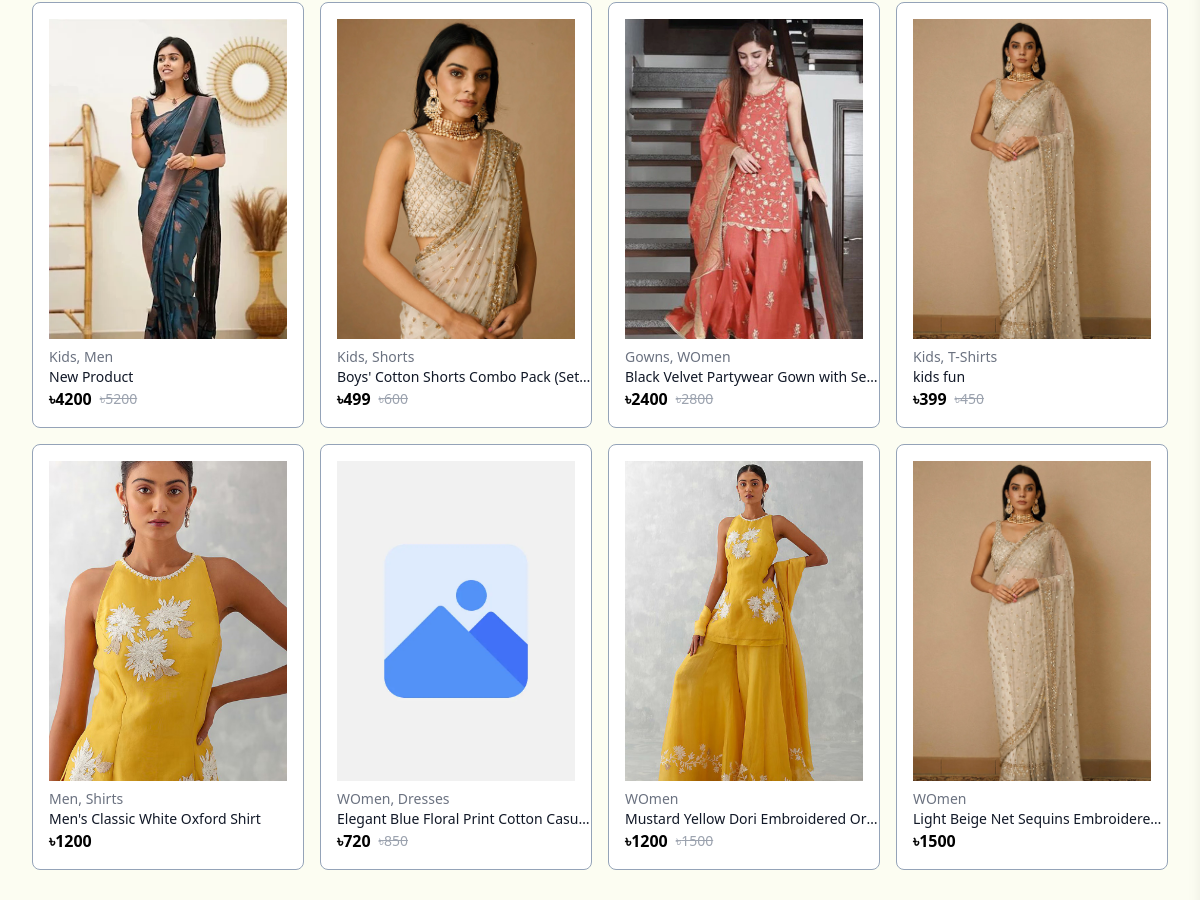
The app's page / (middle part), older data.
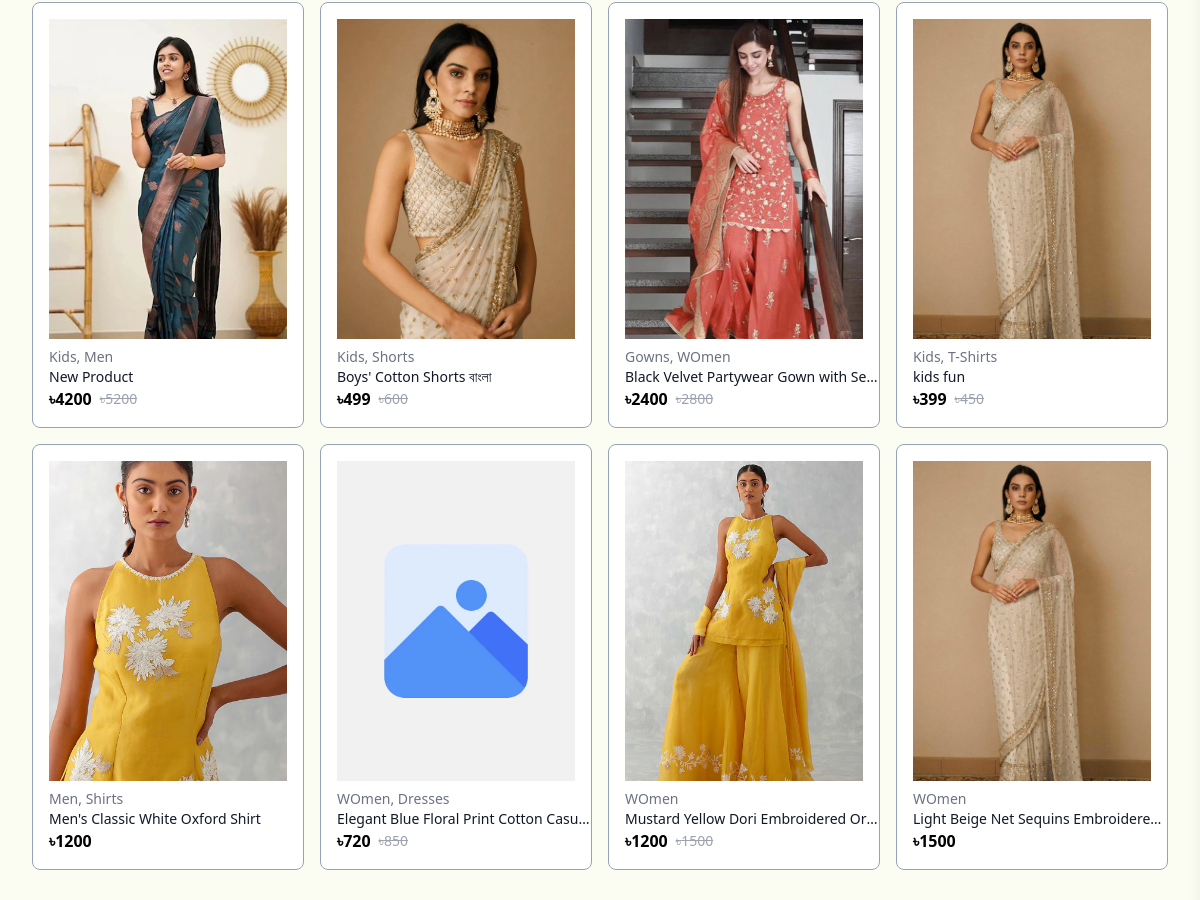
The same page, newer data.
### products/models.py (models this page shows, shortened)
class Product(models.Model):
    SIMPLE = 'simple'
    VARIABLE = 'variable'
    PRODUCT_TYPE_CHOICES = [
        (SIMPLE, 'Simple'),
        (VARIABLE, 'Variable'),
    ]
    vendor = models.ForeignKey(User, on_delete=models.SET_NULL, null=True, blank=True, related_name='products')
    name = models.CharField(max_length=255, blank=True, null=True)
    slug = models.SlugField(max_length=255, unique=True, blank=True, allow_unicode=True, null=True)
    short_description = RichTextField(blank=True, null=True)
    description = RichTextField(blank=True, null=True)
    product_type = models.CharField(max_length=20, choices=PRODUCT_TYPE_CHOICES, default=SIMPLE, blank=True, null=True)
    categories = models.ManyToManyField('Category', blank=True, related_name='products')
    regular_price = models.DecimalField(max_digits=10, decimal_places=2, validators=[MinValueValidator(0.0)], blank=True, null=True)
    sale_price = models.DecimalField(max_digits=10, decimal_places=2, null=True, blank=True, validators=[MinValueValidator(0.0)])
    stock_quantity = models.PositiveIntegerField(default=10, blank=True, null=True)
    is_active = models.BooleanField(default=True, blank=True, null=True, help_text="Is the product visible to customers?")
    is_featured = models.BooleanField(default=False, blank=True, null=True, help_text="Should this product be highlighted?")
    seo_title = models.CharField(max_length=255, blank=True, null=True, help_text="SEO Title for search engines (max 60-70 chars).")
    meta_description = models.TextField(blank=True, null=True, help_text="Meta Description for search engines (max 150-160 chars).")
    created_at = models.DateTimeField(auto_now_add=True, null=True)
    updated_at = models.DateTimeField(auto_now=True, null=True)
    class Meta:
        ordering = ['-created_at']

class ProductImage(models.Model):
    product = models.ForeignKey(Product, on_delete=models.SET_NULL, related_name='images', blank=True, null=True)
    image = models.ImageField(upload_to='product_images/%Y/%m/', blank=True, null=True)
    name = models.CharField(
        max_length=255,
        blank=True,
        null=True, # Reverted to null=True to avoid migration issues with existing data
        help_text="A unique name for this image within the product (e.g., 'front_view', 'detail_shot')."
    )
    alt_text = models.CharField(
        max_length=255,
        blank=True,
        null=True,
        help_text="Alt text for accessibility and SEO."
    )
    is_featured = models.BooleanField(
        default=False,
        blank=True,
        null=True,
        help_text="Mark as the main image for the product."
    )
    order = models.PositiveIntegerField(
        default=0,
        blank=True,
        null=True,
        help_text="Order in which images should appear."
    )
    class Meta:
        unique_together = ('product', 'name')
        ordering = ['order', '-is_featured']

class Category(models.Model):
    name = models.CharField(max_length=255, unique=True, blank=True, null=True, verbose_name=_("Category Name"))
    parent = models.ForeignKey('self', on_delete=models.SET_NULL, null=True, blank=True, related_name='children', verbose_name=_("Parent Category"))
    slug = models.SlugField(max_length=255, unique=True, blank=True, null=True, verbose_name=_("Category Slug"))
    group_name = models.CharField(max_length=100, blank=True, null=True, help_text=_("A way to group categories (e.g., 'Gender', 'Brand', 'Department')"))
    image = models.ImageField(upload_to='category_images/', blank=True, null=True, verbose_name=_("Category Image"))
    def get_full_slug(self):
        slugs = []
        category = self
        while category:
            slugs.insert(0, category.slug)
            category = category.parent
        return '/'.join(slugs)
    class Meta:
        verbose_name = _("Category")
        verbose_name_plural = _("Categories")
        ordering = ['group_name', 'name']

### website/views.py (the view)
# urls.py: path('', views.home, name='home'),
def home(request):
    testimonials_desktop = Testimonial.objects.filter(is_active=True, for_mobile=False)
    testimonials_mobile = Testimonial.objects.filter(is_active=True, for_mobile=True)
    desktop_banners = Banner.objects.filter(is_active=True, for_mobile=False).order_by('-created_at')
    mobile_banners = Banner.objects.filter(is_active=True, for_mobile=True).order_by('-created_at')
    categories = Category.objects.all()[:13]
    popular_products = Product.objects.filter(is_featured=True)[:20]
    all_products = Product.objects.filter(is_active=True)[:20]
    home_components = HomeComponents.objects.all()[:2]
    return render(request, 'website/home.html', {
        'categories': categories,
        'popular_products': popular_products,
        'all_products': all_products,
        'desktop_banners': desktop_banners,
        'mobile_banners': mobile_banners,
        'testimonials_desktop': testimonials_desktop,
        'testimonials_mobile': testimonials_mobile,
        'home_components':home_components,
    })

### website/context_processors.py (called while the page is built)
def mega_menu_categories(request):
    parent_categories = Category.objects.filter(parent__isnull=True)
    structured_mega_menu = {}
    for parent in parent_categories:
        grouped = defaultdict(list)
        for child in parent.children.all():
            group = child.group_name or "Other"
            grouped[group].append(child)
            for grandchild in child.children.all():
                grouped[group].append(grandchild)
        structured_mega_menu[parent.id] = dict(grouped)
    return {
        'parent_categories': parent_categories,
        'structured_mega_menu': structured_mega_menu,
    }

def all_categories(request):
    footer_categories = Category.objects.filter()
    return {
        'footer_categories': footer_categories,
    }

### website/templatetags/custom_tags.py (called while the page is built)
@register.filter
def get_item(dictionary, key):
    return dictionary.get(key)

### templates/website/home.html (shortened to what this page needs)
{% extends "_base/_base.html" %}
{% block content %}
<section class="p-4 sm:px-6 sm:pb-10 lg:px-8 mx-auto bg-yellow-50/50 dark:bg-zinc-900">
  <div id="product-grid" class="grid grid-cols-2 md:grid-cols-3 lg:grid-cols-4 xl:grid-cols-5 gap-4">
    {% for product in all_products %}
      <a href="{% url 'website:product_detail' product.slug %}">
        <div class="group relative p-2 lg:p-4 xl:p-5 border border-slate-400 dark:border-slate-700 bg-white dark:bg-gray-800 hover:border-slate-800 dark:hover:border-slate-600 rounded-md md:rounded-lg">
          {% if product.images.first %}
          <img src="{{ product.images.first.image.url }}" alt="{{ product.name }}"
            class="aspect-square w-full bg-gray-200 dark:bg-gray-700 object-cover object-top group-hover:opacity-75 lg:aspect-auto lg:h-80" />
          {% else %}
          <img src="/static/icons/default-image.webp" alt="{{ product.name }}"
            class="aspect-square w-full bg-gray-200 dark:bg-gray-700 object-cover object-center group-hover:opacity-75 lg:aspect-auto lg:h-80" />
          {% endif %}
          <div class="mt-1 flex justify-between">
            <div>
              <p class="mt-1 md:text-xs lg:text-sm text-gray-500 dark:text-gray-400 hidden md:block">
                {% for category in product.categories.all %}
                {{ category.name }}{% if not forloop.last %}, {% endif %}
                {% empty %}No category{% endfor %}
              </p>
              <h3 class="text-sm text-gray-900 dark:text-gray-100 truncate w-40 md:w-56 lg:w-64">
                {{ product.name }}
              </h3>
            </div>
          </div>
          <div class="flex items-center space-x-2">
            {% if product.sale_price %}
            <p class="text-black dark:text-white font-bold text-sm lg:text-base">
              ৳{{ product.sale_price|floatformat:"0" }}
            </p>
            <p class="line-through text-gray-400 dark:text-gray-300 text-xs lg:text-sm">
              ৳{{ product.regular_price|floatformat:"0" }}
            </p>
            {% else %}
            <p class="text-black dark:text-white font-bold text-sm lg:text-base">
              ৳{{ product.regular_price|floatformat:"0" }}
            </p>
            {% endif %}
          </div>
        </div>
      </a>
    {% endfor %}
  </div>
</section>
{% endblock %}

### templates/_base/_base.html (shortened to what this page needs)
{% load compress %}
{% load static %}
<!DOCTYPE html>
<html lang="en" >
<head>
  <script src="{% static 'js/tailwind.js' %}" ></script>
<link rel="stylesheet" href="/static/css/swiper-bundle.min.css" />
  {% compress css %}
  <link rel="stylesheet" href="{% static 'css/main.css' %}">
  {% endcompress %}
</head>
<body class="bg-[#fbfffe] dark:bg-slate-900 transition-colors duration-500">
  {% block content %}
  {% endblock content %}
</body>
</html>

### templates/_base/navbar.html (shortened to what this page needs)
{% load custom_tags %}

### templates/_base/footer.html (shortened to what this page needs)
{% load custom_tags %}

### templates/_base/_base.html (style rules this page uses)
.transition-colors { transition: background-color 0.3s, color 0.3s; }

Row changes from the older to the newer data that the page shows:
changed Product: name "Boys' Cotton Shorts Combo Pack (Set…" → "Boys' Cotton Shorts বাংলা"
